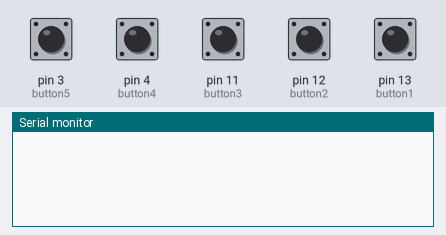
Bench run of a sketch on a simulated Arduino Uno, built with avr-gcc and run on an emulated ATmega328P. On the bench: the last lines printed to the serial monitor. The inputs (shaded band) are chosen by the test bench; at power-on: pin 3 (button5), pin 4 (button4), pin 11 (button3), pin 12 (button2), pin 13 (button1) HIGH.

Above: at 1.2 s.
1.3 s: pin 3 (button5) pulled LOW for 0.15 s
At 2.6 s:
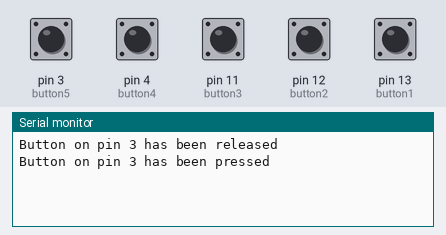
2.9 s: pin 4 (button4) pulled LOW for 0.15 s
At 3.03 s:
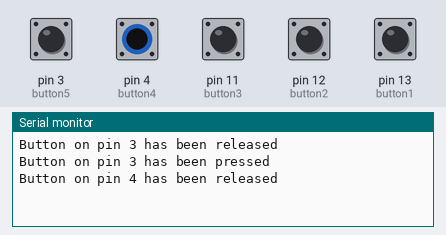
4.5 s: pin 11 (button3) pulled LOW for 0.15 s
At 5.1 s:
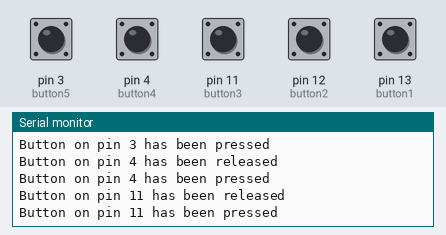
6.1 s: pin 12 (button2) pulled LOW for 0.15 s
At 7.4 s:
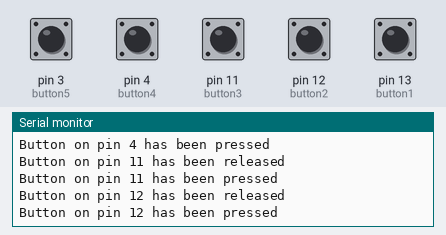
7.7 s: pin 13 (button1) pulled LOW for 0.15 s
At 8.8 s:
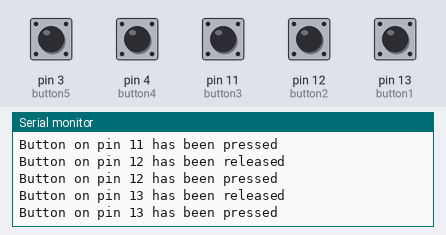

Measured:
- after the input at 1.3 s, the serial monitor: prints a new line at once (image 1)
- after the input at 2.9 s, the serial monitor: prints a new line at once (image 2)
- after the input at 4.5 s, the serial monitor: prints a new line at once (image 3)
- after the input at 6.1 s, the serial monitor: prints a new line at once (image 4)
- after the input at 7.7 s, the serial monitor: prints a new line at once (image 5)

The sketch:

button-test.ino
```cpp
#include <Button.h>

Button button1(13); // Connect your button between pin 2 and GND
Button button2(12); // Connect your button between pin 3 and GND
Button button3(11); // Connect your button between pin 4 and GND
Button button4(4); // Connect your button between pin 3 and GND
Button button5(3); // Connect your button between pin 4 and GND

void setup() {
	button1.begin();
	button2.begin();
	button3.begin();
	button4.begin();
	button5.begin();

	while (!Serial) { }; // for Leos
	Serial.begin(9600);
}

void loop() {
	if (button1.toggled()) {
		if (button1.read() == Button::PRESSED)
			Serial.println("Button on pin 13 has been pressed");
		else
			Serial.println("Button on pin 13 has been released");
	}
	if (button2.toggled()) {
		if (button2.read() == Button::PRESSED)
			Serial.println("Button on pin 12 has been pressed");
		else
			Serial.println("Button on pin 12 has been released");
	}
	if (button3.toggled()) {
		if (button3.read() == Button::PRESSED)
			Serial.println("Button on pin 11 has been pressed");
		else
			Serial.println("Button on pin 11 has been released");
	}
	if (button4.toggled()) {
		if (button4.read() == Button::PRESSED)
			Serial.println("Button on pin 4 has been pressed");
		else
			Serial.println("Button on pin 4 has been released");
	}
	if (button5.toggled()) {
		if (button5.read() == Button::PRESSED)
			Serial.println("Button on pin 3 has been pressed");
		else
			Serial.println("Button on pin 3 has been released");
	}
}
```
